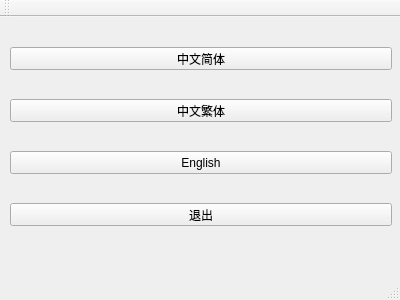
<?xml version="1.0" encoding="UTF-8"?>
<ui version="4.0">
 <class>MainWindow</class>
 <widget class="QMainWindow" name="MainWindow">
  <property name="geometry">
   <rect>
    <x>0</x>
    <y>0</y>
    <width>400</width>
    <height>300</height>
   </rect>
  </property>
  <property name="windowTitle">
   <string>MainWindow</string>
  </property>
  <widget class="QWidget" name="centralWidget">
   <widget class="QPushButton" name="pushButton_3">
    <property name="geometry">
     <rect>
      <x>10</x>
      <y>134</y>
      <width>382</width>
      <height>23</height>
     </rect>
    </property>
    <property name="text">
     <string>English</string>
    </property>
   </widget>
   <widget class="QPushButton" name="pushButton_2">
    <property name="geometry">
     <rect>
      <x>10</x>
      <y>82</y>
      <width>382</width>
      <height>23</height>
     </rect>
    </property>
    <property name="text">
     <string>中文繁体</string>
    </property>
   </widget>
   <widget class="QPushButton" name="pushButton_4">
    <property name="geometry">
     <rect>
      <x>10</x>
      <y>186</y>
      <width>382</width>
      <height>23</height>
     </rect>
    </property>
    <property name="text">
     <string>退出</string>
    </property>
   </widget>
   <widget class="QPushButton" name="pushButton">
    <property name="geometry">
     <rect>
      <x>10</x>
      <y>30</y>
      <width>382</width>
      <height>23</height>
     </rect>
    </property>
    <property name="text">
     <string>中文简体</string>
    </property>
   </widget>
  </widget>
  <widget class="QMenuBar" name="menuBar">
   <property name="geometry">
    <rect>
     <x>0</x>
     <y>0</y>
     <width>400</width>
     <height>23</height>
    </rect>
   </property>
  </widget>
  <widget class="QToolBar" name="mainToolBar">
   <attribute name="toolBarArea">
    <enum>TopToolBarArea</enum>
   </attribute>
   <attribute name="toolBarBreak">
    <bool>false</bool>
   </attribute>
  </widget>
  <widget class="QStatusBar" name="statusBar"/>
 </widget>
 <layoutdefault spacing="6" margin="11"/>
 <resources/>
 <connections/>
</ui>
